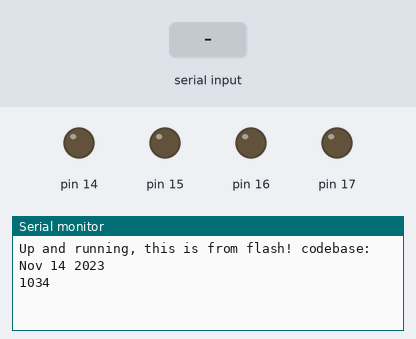
This sketch was run on a simulated Arduino Leonardo, built for the host (arithmetic inside an expression is 32-bit, double 64-bit). On the bench: output pins drawn as LEDs (lit = HIGH), the last lines printed to the serial monitor. The inputs (shaded band) are chosen by the test bench. An integer division by zero does not stop the program and gives all ones (-1).

Above: at 18.0 s.
18.1 s: byte 30 received over Serial
At 21.9 s:
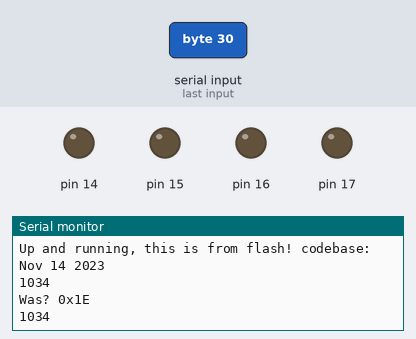
28.5 s: byte 90 received over Serial
At 30.0 s:
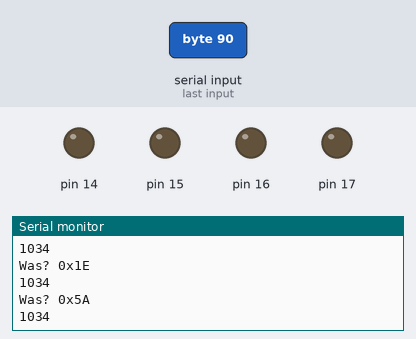
38.9 s: byte 120 received over Serial
At 40.3 s:
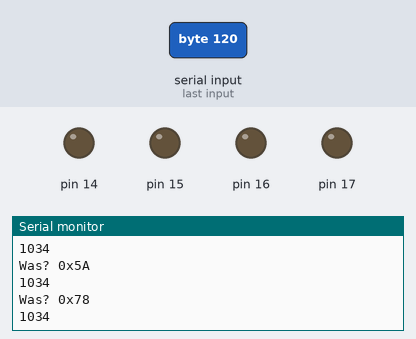

Measured:
- after the input at 18.1 s, the serial monitor: prints a new line after 2.9 s (image 1)
- after the input at 28.5 s, the serial monitor: prints a new line at once (image 2)
- after the input at 38.9 s, the serial monitor: prints a new line at once (image 3)

The sketch:

FastSPI_Serial.ino
```cpp
// FastSPI v20121014
#include <FastSPI_LED.h>

// free RAM 1240 @170, 1690 @20
const int NUM_LEDS = 20;

// Sometimes chipsets wire in a backwards sort of way
//struct CRGB { unsigned char b; unsigned char r; unsigned char g; };
//struct CRGB { unsigned char r; unsigned char g; unsigned char b; };
struct CRGB { unsigned char g; unsigned char b; unsigned char r; };
struct CRGB *leds;

//Not sure we need this?
#define PIN 7
#define DEBUG 1
boolean DEMO = 1; // Enable demo until first serial recv

void setup()
{
  FastSPI_LED.setLeds(NUM_LEDS);
  //FastSPI_LED.setChipset(CFastSPI_LED::SPI_SM16716);
  //FastSPI_LED.setChipset(CFastSPI_LED::SPI_TM1809);
  FastSPI_LED.setChipset(CFastSPI_LED::SPI_LPD6803);
  //FastSPI_LED.setChipset(CFastSPI_LED::SPI_HL1606);
  //FastSPI_LED.setChipset(CFastSPI_LED::SPI_595);
  //FastSPI_LED.setChipset(CFastSPI_LED::SPI_WS2801);

  FastSPI_LED.setPin(PIN);

  FastSPI_LED.init();
  FastSPI_LED.start();
  leds = (struct CRGB*)FastSPI_LED.getRGBData();

  // initialize the serial communication:
  Serial.begin(38400);
  while (!Serial) {
    ; // wait for serial port to connect. Needed for Leonardo only
  }
  Serial.print(F("Up and running, this is from flash! codebase: "));
  Serial.println(F(__DATE__));
  Serial.println(freeRam());
}

void loop() {
  if (Serial.available() > 0) {
    byte inB = Serial.read();
    Serial.print("Was? 0x");
    Serial.println(inB, HEX);
    //peek and try to read full msg with timeout
    switch (inB) {
      case 0xFF: //up to 255 DMX bytes follow
        break;
      case 0xE0: // Single LOW channel with response G (undocumented?)
        break;
      case 0xE1: // Single HIGH channel with response G (undocumented?)
        break;
      case 0xE2: // Single LOW channel -fast mode
        break;
      case 0xE3: // Single LOW channel -fast mode
        break;
    }
    //just testing - output
    memset(leds, 0, NUM_LEDS * 3); //clear all pixels
    leds[inB-0x30].r = 255;
    FastSPI_LED.show();
    Serial.println(freeRam());
    DEMO = 0;
  }

  if (DEMO) {
    runDemo();
  }

}

void runDemo() {
  //TODO: add more demos
  // one at a time
  for(int j = 0; j < 4; j++) {
    for(int i = 0 ; i < NUM_LEDS; i++ ) {
      memset(leds, 0, NUM_LEDS * 3);
      switch(j) {
        case 0: leds[i].r = 255; break;
        case 1: leds[i].g = 255; break;
        case 2: leds[i].b = 255; break;
        case 3:
          leds[i].r = 255;
          leds[i].g = 255;
          leds[i].b = 255;
          break;
      }
      FastSPI_LED.show();
      delay(50);
    }
  }

  // growing/receeding bars
  for(int j = 0; j < 3; j++) {
    memset(leds, 0, NUM_LEDS * 3);
    for(int i = 0 ; i < NUM_LEDS; i++ ) {
      switch(j) {
        case 0: leds[i].r = 255; break;
        case 1: leds[i].g = 255; break;
        case 2: leds[i].b = 255; break;
      }
      FastSPI_LED.show();
      delay(20);
    }
    for(int i = NUM_LEDS-1 ; i >= 0; i-- ) {
      switch(j) {
        case 0: leds[i].r = 0; break;
        case 1: leds[i].g = 0; break;
        case 2: leds[i].b = 0; break;
      }
      FastSPI_LED.show();
      delay(20);
    }
  }

  // Fade in/fade out
  for(int j = 0; j < 4; j++ ) {
    memset(leds, 0, NUM_LEDS * 3);
    for(int k = 0; k < 256; k++) {
      for(int i = 0; i < NUM_LEDS; i++ ) {
        switch(j) {
          case 0: leds[i].r = k; break;
          case 1: leds[i].g = k; break;
          case 2: leds[i].b = k; break;
          case 3:
            leds[i].r = k;
            leds[i].g = k;
            leds[i].b = k;
            break;
        }
      }
      FastSPI_LED.show();
      delay(2); //3
    }
    for(int k = 255; k >= 0; k--) {
      for(int i = 0; i < NUM_LEDS; i++ ) {
        switch(j) {
          case 0: leds[i].r = k; break;
          case 1: leds[i].g = k; break;
          case 2: leds[i].b = k; break;
          case 3:
            leds[i].r = k;
            leds[i].g = k;
            leds[i].b = k;
            break;
        }
      }
      FastSPI_LED.show();
      delay(2); //3
    }
  }
}

#ifdef DEBUG
int freeRam () {
  extern int __heap_start, *__brkval;
  int v;
  return (int) &v - (__brkval == 0 ? (int) &__heap_start : (int) __brkval);
}
#endif
```
